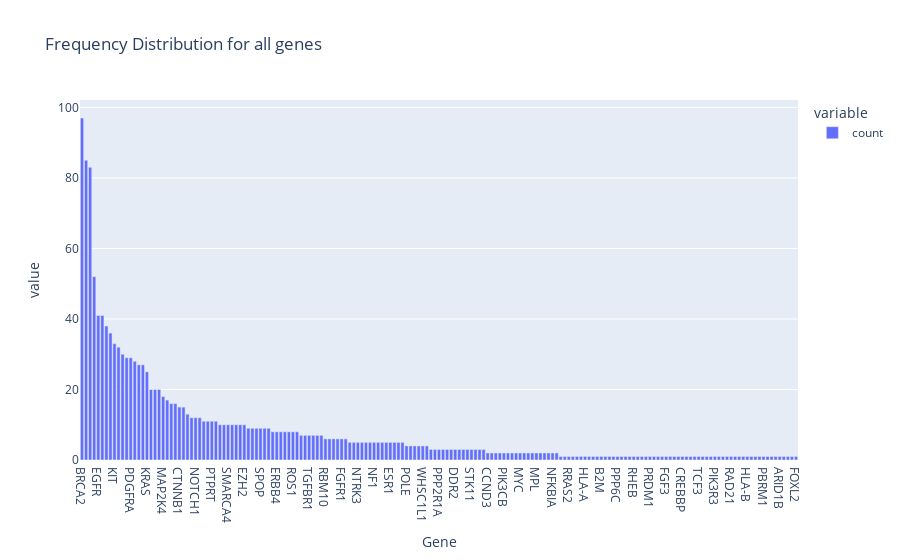

The notebook cell saved with this chart:
### Code cell
plot_gene = df['Gene'].value_counts()
fig = px.bar(plot_gene, title='Frequency Distribution for all genes')
fig.show()

### Figure 1 — Plotly figure (JSON) as saved in the notebook; plotly's stock layout.template omitted (floating-point values rounded to 4 significant figures; data arrays with more than 128 entries replaced by an {"elided": "..."} marker saying what was removed)
{"data": [{"alignmentgroup": "True", "hovertemplate": "variable=count<br>Gene=%{x}<br>value=%{y}<extra></extra>", "legendgroup": "count", "marker": {"color": "#636efa", "pattern": {"shape": ""}}, "name": "count", "offsetgroup": "count", "orientation": "v", "showlegend": true, "textposition": "auto", "type": "bar", "x": {"elided": "177 str values"}, "xaxis": "x", "y": {"elided": "177 int values"}, "yaxis": "y"}], "layout": {"barmode": "relative", "legend": {"title": {"text": "variable"}, "tracegroupgap": 0}, "title": {"text": "Frequency Distribution for all genes"}, "xaxis": {"anchor": "y", "domain": [0, 1], "title": {"text": "Gene"}}, "yaxis": {"anchor": "x", "domain": [0, 1], "title": {"text": "value"}}}}
